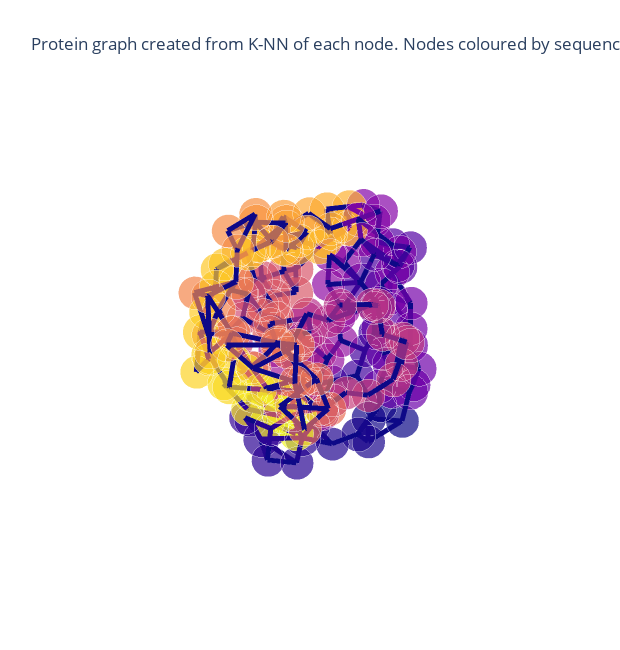

Notebook cell for this chart:
### Code cell
from functools import partial
from graphein.protein.edges.distance import add_k_nn_edges

new_edge_funcs = {"edge_construction_functions": [partial(add_k_nn_edges, k=3, long_interaction_threshold=0)]}
config = ProteinGraphConfig(**new_edge_funcs)

g = construct_graph(config=config, pdb_code="3eiy")
p = plotly_protein_structure_graph(
    g,
    colour_edges_by="kind",
    colour_nodes_by="seq_position",
    label_node_ids=False,
    plot_title="Protein graph created from K-NN of each node. Nodes coloured by sequence position",
    node_size_multiplier=1
    )
p.show()

### Figure 1 — Plotly figure (JSON) as saved in the notebook; plotly's stock layout.template omitted (floating-point values rounded to 4 significant figures; data arrays with more than 128 entries replaced by an {"elided": "..."} marker saying what was removed)
{"data": [{"hoverinfo": "text+x+y+z", "marker": {"color": {"elided": "174x4 float values"}, "opacity": 0.7, "size": {"elided": "174 int values"}, "symbol": "circle"}, "mode": "markers", "text": {"elided": "174 str values"}, "type": "scatter3d", "x": {"elided": "174 float values"}, "y": {"elided": "174 float values"}, "z": {"elided": "174 float values"}}, {"hoverinfo": "text", "line": {"color": {"elided": "918x4 float values"}, "width": 10}, "mode": "lines", "text": {"elided": "918 str values"}, "type": "scatter3d", "x": {"elided": "918 float values"}, "y": {"elided": "918 float values"}, "z": {"elided": "918 float values"}}], "layout": {"height": 650, "margin": {"t": 100}, "scene": {"xaxis": {"showbackground": false, "showgrid": false, "showline": false, "showticklabels": false, "title": {"text": ""}, "zeroline": false}, "yaxis": {"showbackground": false, "showgrid": false, "showline": false, "showticklabels": false, "title": {"text": ""}, "zeroline": false}, "zaxis": {"showbackground": false, "showgrid": false, "showline": false, "showticklabels": false, "title": {"text": ""}, "zeroline": false}}, "showlegend": false, "title": {"text": "Protein graph created from K-NN of each node. Nodes coloured by sequence position"}, "width": 620}}
